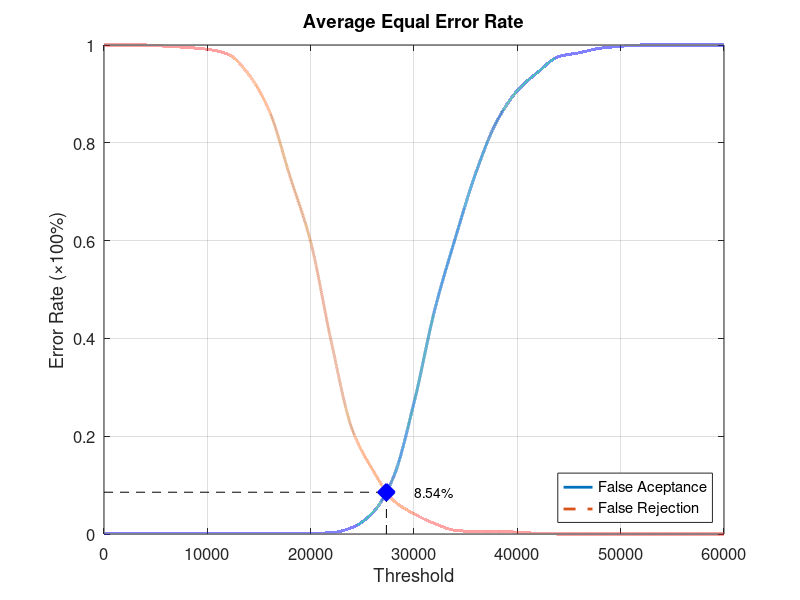
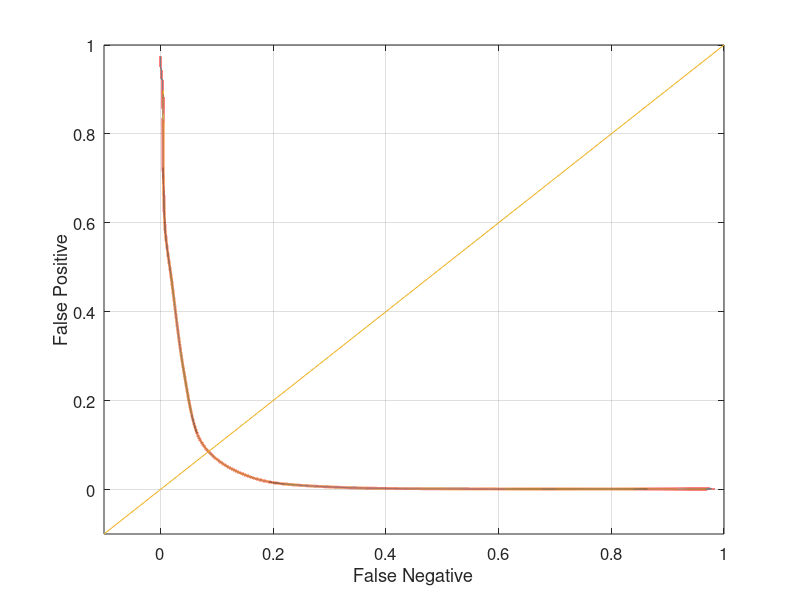

Write MATLAB code to recreate these figures, in order.
function yEER = Experiment5Average
close all;
clear;
clc;
x = 0:2000:60000;
xq = 0:0.5:60000;

y0 = [0 0.00131579 0.00131579 0.00131579 0.00131579 0.00131579 0.00131579 0.00131579 0.00131579 0.00131579 0.00131579 0.00263158 0.0131579 0.0434211 0.115789 0.268421 0.457895 0.605263 0.739474 0.843421 0.906579 0.944737 0.976316 0.98421 0.993421 0.997368 1 1 1 1 1];
yy0 = interp1(x, y0, xq, 'pchip');
y1 = [1 1 1 0.9975 0.995 0.99125 0.98125 0.94 0.865 0.73125 0.5975 0.3925 0.215 0.13125 0.06875 0.04125 0.02125 0.0075 0.005 0.005 0.00375 0.00125 0 0 0 0 0 0 0 0 0];
yy1 = interp1(x, y1, xq, 'pchip');

% Calculating EER: 
y2 = abs(y0 - y1);
find(y2 == min(y2))
yy2 = abs(yy0 - yy1);
xEER = find(yy2 == min(yy2));
xEERIndex = xq(xEER) % X-axis EER
yEER = yy0(xEER) % Y-axis EER

main = figure
plot(xq, yy0,'-','LineWidth', 2);	hold on
plot(xq, yy1,'--','LineWidth', 2);	hold on
plot([xEERIndex xEERIndex], [0 yEER], 'k--');	hold on
plot([0 xEERIndex], [yEER yEER], 'k--');	hold on
plot(xEERIndex, yEER, 'bx', 'LineWidth', 10);	hold on
text(xEERIndex + 10 * xEERIndex / 100, yEER, [num2str(round((10000 * yEER)) / 100) '%'])
legend('False Aceptance', 'False Rejection', 'Location', 'SouthEast')
xlabel('Threshold')
ylabel('Error Rate (\times100%)')
title('Average Equal Error Rate')
set(gca, 'FontSize', 12)
axis([0 60000 0 1])
grid on

print(main, 'Experiment5AverageMain', '-dpng');
FNRxFPR = figure('Color', [1 1 1]);
plot(yy1, yy0, '-', yy1, yy0, 'LineWidth', 2);
hold on
y = -0.1:0.1:1
plot(y, y); 
set(gca, 'FontSize', 12)
xlabel('False Negative')
ylabel('False Positive')
axis([-0.1 1 -0.1 1])
set(gca, 'FontSize', 12)
grid on

print(FNRxFPR, 'Experiment5AverageFNRxFPR','-dpng');
end
